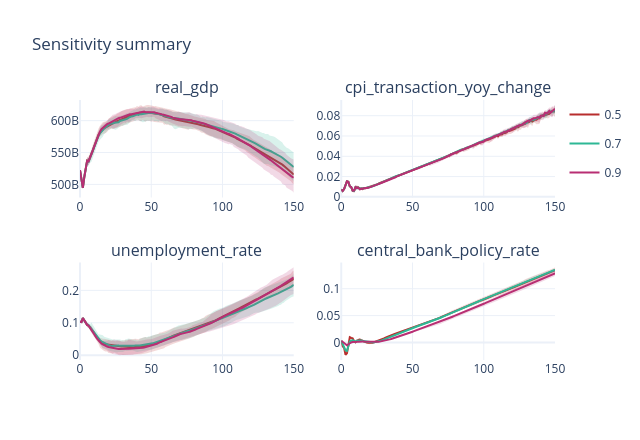
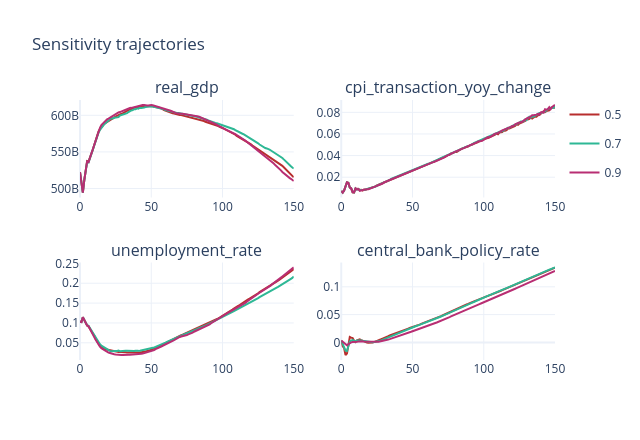

These figures' notebook cell, in order:
### Code cell
MACRO_SUMMARY_COLUMNS = [
    'real_gdp',
    'cpi_transaction_yoy_change',
    'unemployment_rate',
    'central_bank_policy_rate'
    ]

plot_sensitivity_summary(sensitivity, cols=MACRO_SUMMARY_COLUMNS)
plot_sensitivity(sensitivity, cols=MACRO_SUMMARY_COLUMNS)

### Figure 1 — Plotly figure (JSON) as saved in the notebook; plotly's stock layout.template omitted (floating-point values rounded to 4 significant figures; data arrays with more than 128 entries replaced by an {"elided": "..."} marker saying what was removed)
{"data": [{"hoverinfo": "skip", "legendgroup": "value-0.5", "line": {"color": "hsl(0, 60%, 45%)", "width": 0}, "mode": "lines", "showlegend": false, "type": "scatter", "x": {"elided": "151 int values"}, "xaxis": "x", "y": {"elided": "151 float values"}, "yaxis": "y"}, {"fill": "tonexty", "fillcolor": "hsla(0, 60%, 45%, 0.18)", "hoverinfo": "skip", "legendgroup": "value-0.5", "line": {"color": "hsl(0, 60%, 45%)", "width": 0}, "mode": "lines", "name": "0.5 band", "showlegend": false, "type": "scatter", "x": {"elided": "151 int values"}, "xaxis": "x", "y": {"elided": "151 float values"}, "yaxis": "y"}, {"legendgroup": "value-0.5", "line": {"color": "hsl(0, 60%, 45%)", "width": 2}, "mode": "lines", "name": "0.5", "showlegend": true, "type": "scatter", "x": {"elided": "151 int values"}, "xaxis": "x", "y": {"elided": "151 float values"}, "yaxis": "y"}, {"hoverinfo": "skip", "legendgroup": "value-0.7", "line": {"color": "hsl(165, 60%, 45%)", "width": 0}, "mode": "lines", "showlegend": false, "type": "scatter", "x": {"elided": "151 int values"}, "xaxis": "x", "y": {"elided": "151 float values"}, "yaxis": "y"}, {"fill": "tonexty", "fillcolor": "hsla(165, 60%, 45%, 0.18)", "hoverinfo": "skip", "legendgroup": "value-0.7", "line": {"color": "hsl(165, 60%, 45%)", "width": 0}, "mode": "lines", "name": "0.7 band", "showlegend": false, "type": "scatter", "x": {"elided": "151 int values"}, "xaxis": "x", "y": {"elided": "151 float values"}, "yaxis": "y"}, {"legendgroup": "value-0.7", "line": {"color": "hsl(165, 60%, 45%)", "width": 2}, "mode": "lines", "name": "0.7", "showlegend": true, "type": "scatter", "x": {"elided": "151 int values"}, "xaxis": "x", "y": {"elided": "151 float values"}, "yaxis": "y"}, {"hoverinfo": "skip", "legendgroup": "value-0.9", "line": {"color": "hsl(330, 60%, 45%)", "width": 0}, "mode": "lines", "showlegend": false, "type": "scatter", "x": {"elided": "151 int values"}, "xaxis": "x", "y": {"elided": "151 float values"}, "yaxis": "y"}, {"fill": "tonexty", "fillcolor": "hsla(330, 60%, 45%, 0.18)", "hoverinfo": "skip", "legendgroup": "value-0.9", "line": {"color": "hsl(330, 60%, 45%)", "width": 0}, "mode": "lines", "name": "0.9 band", "showlegend": false, "type": "scatter", "x": {"elided": "151 int values"}, "xaxis": "x", "y": {"elided": "151 float values"}, "yaxis": "y"}, {"legendgroup": "value-0.9", "line": {"color": "hsl(330, 60%, 45%)", "width": 2}, "mode": "lines", "name": "0.9", "showlegend": true, "type": "scatter", "x": {"elided": "151 int values"}, "xaxis": "x", "y": {"elided": "151 float values"}, "yaxis": "y"}, {"hoverinfo": "skip", "legendgroup": "value-0.5", "line": {"color": "hsl(0, 60%, 45%)", "width": 0}, "mode": "lines", "showlegend": false, "type": "scatter", "x": {"elided": "151 int values"}, "xaxis": "x2", "y": {"elided": "151 float values"}, "yaxis": "y2"}, {"fill": "tonexty", "fillcolor": "hsla(0, 60%, 45%, 0.18)", "hoverinfo": "skip", "legendgroup": "value-0.5", "line": {"color": "hsl(0, 60%, 45%)", "width": 0}, "mode": "lines", "name": "0.5 band", "showlegend": false, "type": "scatter", "x": {"elided": "151 int values"}, "xaxis": "x2", "y": {"elided": "151 float values"}, "yaxis": "y2"}, {"legendgroup": "value-0.5", "line": {"color": "hsl(0, 60%, 45%)", "width": 2}, "mode": "lines", "name": "0.5", "showlegend": false, "type": "scatter", "x": {"elided": "151 int values"}, "xaxis": "x2", "y": {"elided": "151 float values"}, "yaxis": "y2"}, {"hoverinfo": "skip", "legendgroup": "value-0.7", "line": {"color": "hsl(165, 60%, 45%)", "width": 0}, "mode": "lines", "showlegend": false, "type": "scatter", "x": {"elided": "151 int values"}, "xaxis": "x2", "y": {"elided": "151 float values"}, "yaxis": "y2"}, {"fill": "tonexty", "fillcolor": "hsla(165, 60%, 45%, 0.18)", "hoverinfo": "skip", "legendgroup": "value-0.7", "line": {"color": "hsl(165, 60%, 45%)", "width": 0}, "mode": "lines", "name": "0.7 band", "showlegend": false, "type": "scatter", "x": {"elided": "151 int values"}, "xaxis": "x2", "y": {"elided": "151 float values"}, "yaxis": "y2"}, {"legendgroup": "value-0.7", "line": {"color": "hsl(165, 60%, 45%)", "width": 2}, "mode": "lines", "name": "0.7", "showlegend": false, "type": "scatter", "x": {"elided": "151 int values"}, "xaxis": "x2", "y": {"elided": "151 float values"}, "yaxis": "y2"}, {"hoverinfo": "skip", "legendgroup": "value-0.9", "line": {"color": "hsl(330, 60%, 45%)", "width": 0}, "mode": "lines", "showlegend": false, "type": "scatter", "x": {"elided": "151 int values"}, "xaxis": "x2", "y": {"elided": "151 float values"}, "yaxis": "y2"}, {"fill": "tonexty", "fillcolor": "hsla(330, 60%, 45%, 0.18)", "hoverinfo": "skip", "legendgroup": "value-0.9", "line": {"color": "hsl(330, 60%, 45%)", "width": 0}, "mode": "lines", "name": "0.9 band", "showlegend": false, "type": "scatter", "x": {"elided": "151 int values"}, "xaxis": "x2", "y": {"elided": "151 float values"}, "yaxis": "y2"}, {"legendgroup": "value-0.9", "line": {"color": "hsl(330, 60%, 45%)", "width": 2}, "mode": "lines", "name": "0.9", "showlegend": false, "type": "scatter", "x": {"elided": "151 int values"}, "xaxis": "x2", "y": {"elided": "151 float values"}, "yaxis": "y2"}, {"hoverinfo": "skip", "legendgroup": "value-0.5", "line": {"color": "hsl(0, 60%, 45%)", "width": 0}, "mode": "lines", "showlegend": false, "type": "scatter", "x": {"elided": "151 int values"}, "xaxis": "x3", "y": {"elided": "151 float values"}, "yaxis": "y3"}, {"fill": "tonexty", "fillcolor": "hsla(0, 60%, 45%, 0.18)", "hoverinfo": "skip", "legendgroup": "value-0.5", "line": {"color": "hsl(0, 60%, 45%)", "width": 0}, "mode": "lines", "name": "0.5 band", "showlegend": false, "type": "scatter", "x": {"elided": "151 int values"}, "xaxis": "x3", "y": {"elided": "151 float values"}, "yaxis": "y3"}, {"legendgroup": "value-0.5", "line": {"color": "hsl(0, 60%, 45%)", "width": 2}, "mode": "lines", "name": "0.5", "showlegend": false, "type": "scatter", "x": {"elided": "151 int values"}, "xaxis": "x3", "y": {"elided": "151 float values"}, "yaxis": "y3"}, {"hoverinfo": "skip", "legendgroup": "value-0.7", "line": {"color": "hsl(165, 60%, 45%)", "width": 0}, "mode": "lines", "showlegend": false, "type": "scatter", "x": {"elided": "151 int values"}, "xaxis": "x3", "y": {"elided": "151 float values"}, "yaxis": "y3"}, {"fill": "tonexty", "fillcolor": "hsla(165, 60%, 45%, 0.18)", "hoverinfo": "skip", "legendgroup": "value-0.7", "line": {"color": "hsl(165, 60%, 45%)", "width": 0}, "mode": "lines", "name": "0.7 band", "showlegend": false, "type": "scatter", "x": {"elided": "151 int values"}, "xaxis": "x3", "y": {"elided": "151 float values"}, "yaxis": "y3"}, {"legendgroup": "value-0.7", "line": {"color": "hsl(165, 60%, 45%)", "width": 2}, "mode": "lines", "name": "0.7", "showlegend": false, "type": "scatter", "x": {"elided": "151 int values"}, "xaxis": "x3", "y": {"elided": "151 float values"}, "yaxis": "y3"}, {"hoverinfo": "skip", "legendgroup": "value-0.9", "line": {"color": "hsl(330, 60%, 45%)", "width": 0}, "mode": "lines", "showlegend": false, "type": "scatter", "x": {"elided": "151 int values"}, "xaxis": "x3", "y": {"elided": "151 float values"}, "yaxis": "y3"}, {"fill": "tonexty", "fillcolor": "hsla(330, 60%, 45%, 0.18)", "hoverinfo": "skip", "legendgroup": "value-0.9", "line": {"color": "hsl(330, 60%, 45%)", "width": 0}, "mode": "lines", "name": "0.9 band", "showlegend": false, "type": "scatter", "x": {"elided": "151 int values"}, "xaxis": "x3", "y": {"elided": "151 float values"}, "yaxis": "y3"}, {"legendgroup": "value-0.9", "line": {"color": "hsl(330, 60%, 45%)", "width": 2}, "mode": "lines", "name": "0.9", "showlegend": false, "type": "scatter", "x": {"elided": "151 int values"}, "xaxis": "x3", "y": {"elided": "151 float values"}, "yaxis": "y3"}, {"hoverinfo": "skip", "legendgroup": "value-0.5", "line": {"color": "hsl(0, 60%, 45%)", "width": 0}, "mode": "lines", "showlegend": false, "type": "scatter", "x": {"elided": "151 int values"}, "xaxis": "x4", "y": {"elided": "151 float values"}, "yaxis": "y4"}, {"fill": "tonexty", "fillcolor": "hsla(0, 60%, 45%, 0.18)", "hoverinfo": "skip", "legendgroup": "value-0.5", "line": {"color": "hsl(0, 60%, 45%)", "width": 0}, "mode": "lines", "name": "0.5 band", "showlegend": false, "type": "scatter", "x": {"elided": "151 int values"}, "xaxis": "x4", "y": {"elided": "151 float values"}, "yaxis": "y4"}, {"legendgroup": "value-0.5", "line": {"color": "hsl(0, 60%, 45%)", "width": 2}, "mode": "lines", "name": "0.5", "showlegend": false, "type": "scatter", "x": {"elided": "151 int values"}, "xaxis": "x4", "y": {"elided": "151 float values"}, "yaxis": "y4"}, {"hoverinfo": "skip", "legendgroup": "value-0.7", "line": {"color": "hsl(165, 60%, 45%)", "width": 0}, "mode": "lines", "showlegend": false, "type": "scatter", "x": {"elided": "151 int values"}, "xaxis": "x4", "y": {"elided": "151 float values"}, "yaxis": "y4"}, {"fill": "tonexty", "fillcolor": "hsla(165, 60%, 45%, 0.18)", "hoverinfo": "skip", "legendgroup": "value-0.7", "line": {"color": "hsl(165, 60%, 45%)", "width": 0}, "mode": "lines", "name": "0.7 band", "showlegend": false, "type": "scatter", "x": {"elided": "151 int values"}, "xaxis": "x4", "y": {"elided": "151 float values"}, "yaxis": "y4"}, {"legendgroup": "value-0.7", "line": {"color": "hsl(165, 60%, 45%)", "width": 2}, "mode": "lines", "name": "0.7", "showlegend": false, "type": "scatter", "x": {"elided": "151 int values"}, "xaxis": "x4", "y": {"elided": "151 float values"}, "yaxis": "y4"}, {"hoverinfo": "skip", "legendgroup": "value-0.9", "line": {"color": "hsl(330, 60%, 45%)", "width": 0}, "mode": "lines", "showlegend": false, "type": "scatter", "x": {"elided": "151 int values"}, "xaxis": "x4", "y": {"elided": "151 float values"}, "yaxis": "y4"}, {"fill": "tonexty", "fillcolor": "hsla(330, 60%, 45%, 0.18)", "hoverinfo": "skip", "legendgroup": "value-0.9", "line": {"color": "hsl(330, 60%, 45%)", "width": 0}, "mode": "lines", "name": "0.9 band", "showlegend": false, "type": "scatter", "x": {"elided": "151 int values"}, "xaxis": "x4", "y": {"elided": "151 float values"}, "yaxis": "y4"}, {"legendgroup": "value-0.9", "line": {"color": "hsl(330, 60%, 45%)", "width": 2}, "mode": "lines", "name": "0.9", "showlegend": false, "type": "scatter", "x": {"elided": "151 int values"}, "xaxis": "x4", "y": {"elided": "151 float values"}, "yaxis": "y4"}], "layout": {"annotations": [{"font": {"size": 16}, "showarrow": false, "text": "real_gdp", "x": 0.225, "xanchor": "center", "xref": "paper", "y": 1, "yanchor": "bottom", "yref": "paper"}, {"font": {"size": 16}, "showarrow": false, "text": "cpi_transaction_yoy_change", "x": 0.775, "xanchor": "center", "xref": "paper", "y": 1, "yanchor": "bottom", "yref": "paper"}, {"font": {"size": 16}, "showarrow": false, "text": "unemployment_rate", "x": 0.225, "xanchor": "center", "xref": "paper", "y": 0.375, "yanchor": "bottom", "yref": "paper"}, {"font": {"size": 16}, "showarrow": false, "text": "central_bank_policy_rate", "x": 0.775, "xanchor": "center", "xref": "paper", "y": 0.375, "yanchor": "bottom", "yref": "paper"}], "height": 440, "title": {"text": "Sensitivity summary"}, "width": 640, "xaxis": {"anchor": "y", "domain": [0, 0.45]}, "xaxis2": {"anchor": "y2", "domain": [0.55, 1]}, "xaxis3": {"anchor": "y3", "domain": [0, 0.45]}, "xaxis4": {"anchor": "y4", "domain": [0.55, 1]}, "yaxis": {"anchor": "x", "domain": [0.625, 1]}, "yaxis2": {"anchor": "x2", "domain": [0.625, 1]}, "yaxis3": {"anchor": "x3", "domain": [0, 0.375]}, "yaxis4": {"anchor": "x4", "domain": [0, 0.375]}}}

### Figure 2 — Plotly figure (JSON) as saved in the notebook; plotly's stock layout.template omitted (floating-point values rounded to 4 significant figures; data arrays with more than 128 entries replaced by an {"elided": "..."} marker saying what was removed)
{"data": [{"legendgroup": "value-0.5", "line": {"color": "hsl(0, 60%, 45%)", "width": 2}, "mode": "lines", "name": "0.5", "opacity": 1, "showlegend": true, "type": "scatter", "x": {"elided": "151 int values"}, "xaxis": "x", "y": {"elided": "151 float values"}, "yaxis": "y"}, {"legendgroup": "value-0.7", "line": {"color": "hsl(165, 60%, 45%)", "width": 2}, "mode": "lines", "name": "0.7", "opacity": 1, "showlegend": true, "type": "scatter", "x": {"elided": "151 int values"}, "xaxis": "x", "y": {"elided": "151 float values"}, "yaxis": "y"}, {"legendgroup": "value-0.9", "line": {"color": "hsl(330, 60%, 45%)", "width": 2}, "mode": "lines", "name": "0.9", "opacity": 1, "showlegend": true, "type": "scatter", "x": {"elided": "151 int values"}, "xaxis": "x", "y": {"elided": "151 float values"}, "yaxis": "y"}, {"legendgroup": "value-0.5", "line": {"color": "hsl(0, 60%, 45%)", "width": 2}, "mode": "lines", "name": "0.5", "opacity": 1, "showlegend": false, "type": "scatter", "x": {"elided": "151 int values"}, "xaxis": "x2", "y": {"elided": "151 float values"}, "yaxis": "y2"}, {"legendgroup": "value-0.7", "line": {"color": "hsl(165, 60%, 45%)", "width": 2}, "mode": "lines", "name": "0.7", "opacity": 1, "showlegend": false, "type": "scatter", "x": {"elided": "151 int values"}, "xaxis": "x2", "y": {"elided": "151 float values"}, "yaxis": "y2"}, {"legendgroup": "value-0.9", "line": {"color": "hsl(330, 60%, 45%)", "width": 2}, "mode": "lines", "name": "0.9", "opacity": 1, "showlegend": false, "type": "scatter", "x": {"elided": "151 int values"}, "xaxis": "x2", "y": {"elided": "151 float values"}, "yaxis": "y2"}, {"legendgroup": "value-0.5", "line": {"color": "hsl(0, 60%, 45%)", "width": 2}, "mode": "lines", "name": "0.5", "opacity": 1, "showlegend": false, "type": "scatter", "x": {"elided": "151 int values"}, "xaxis": "x3", "y": {"elided": "151 float values"}, "yaxis": "y3"}, {"legendgroup": "value-0.7", "line": {"color": "hsl(165, 60%, 45%)", "width": 2}, "mode": "lines", "name": "0.7", "opacity": 1, "showlegend": false, "type": "scatter", "x": {"elided": "151 int values"}, "xaxis": "x3", "y": {"elided": "151 float values"}, "yaxis": "y3"}, {"legendgroup": "value-0.9", "line": {"color": "hsl(330, 60%, 45%)", "width": 2}, "mode": "lines", "name": "0.9", "opacity": 1, "showlegend": false, "type": "scatter", "x": {"elided": "151 int values"}, "xaxis": "x3", "y": {"elided": "151 float values"}, "yaxis": "y3"}, {"legendgroup": "value-0.5", "line": {"color": "hsl(0, 60%, 45%)", "width": 2}, "mode": "lines", "name": "0.5", "opacity": 1, "showlegend": false, "type": "scatter", "x": {"elided": "151 int values"}, "xaxis": "x4", "y": {"elided": "151 float values"}, "yaxis": "y4"}, {"legendgroup": "value-0.7", "line": {"color": "hsl(165, 60%, 45%)", "width": 2}, "mode": "lines", "name": "0.7", "opacity": 1, "showlegend": false, "type": "scatter", "x": {"elided": "151 int values"}, "xaxis": "x4", "y": {"elided": "151 float values"}, "yaxis": "y4"}, {"legendgroup": "value-0.9", "line": {"color": "hsl(330, 60%, 45%)", "width": 2}, "mode": "lines", "name": "0.9", "opacity": 1, "showlegend": false, "type": "scatter", "x": {"elided": "151 int values"}, "xaxis": "x4", "y": {"elided": "151 float values"}, "yaxis": "y4"}], "layout": {"annotations": [{"font": {"size": 16}, "showarrow": false, "text": "real_gdp", "x": 0.225, "xanchor": "center", "xref": "paper", "y": 1, "yanchor": "bottom", "yref": "paper"}, {"font": {"size": 16}, "showarrow": false, "text": "cpi_transaction_yoy_change", "x": 0.775, "xanchor": "center", "xref": "paper", "y": 1, "yanchor": "bottom", "yref": "paper"}, {"font": {"size": 16}, "showarrow": false, "text": "unemployment_rate", "x": 0.225, "xanchor": "center", "xref": "paper", "y": 0.375, "yanchor": "bottom", "yref": "paper"}, {"font": {"size": 16}, "showarrow": false, "text": "central_bank_policy_rate", "x": 0.775, "xanchor": "center", "xref": "paper", "y": 0.375, "yanchor": "bottom", "yref": "paper"}], "height": 440, "title": {"text": "Sensitivity trajectories"}, "width": 640, "xaxis": {"anchor": "y", "domain": [0, 0.45]}, "xaxis2": {"anchor": "y2", "domain": [0.55, 1]}, "xaxis3": {"anchor": "y3", "domain": [0, 0.45]}, "xaxis4": {"anchor": "y4", "domain": [0.55, 1]}, "yaxis": {"anchor": "x", "domain": [0.625, 1]}, "yaxis2": {"anchor": "x2", "domain": [0.625, 1]}, "yaxis3": {"anchor": "x3", "domain": [0, 0.375]}, "yaxis4": {"anchor": "x4", "domain": [0, 0.375]}}}
